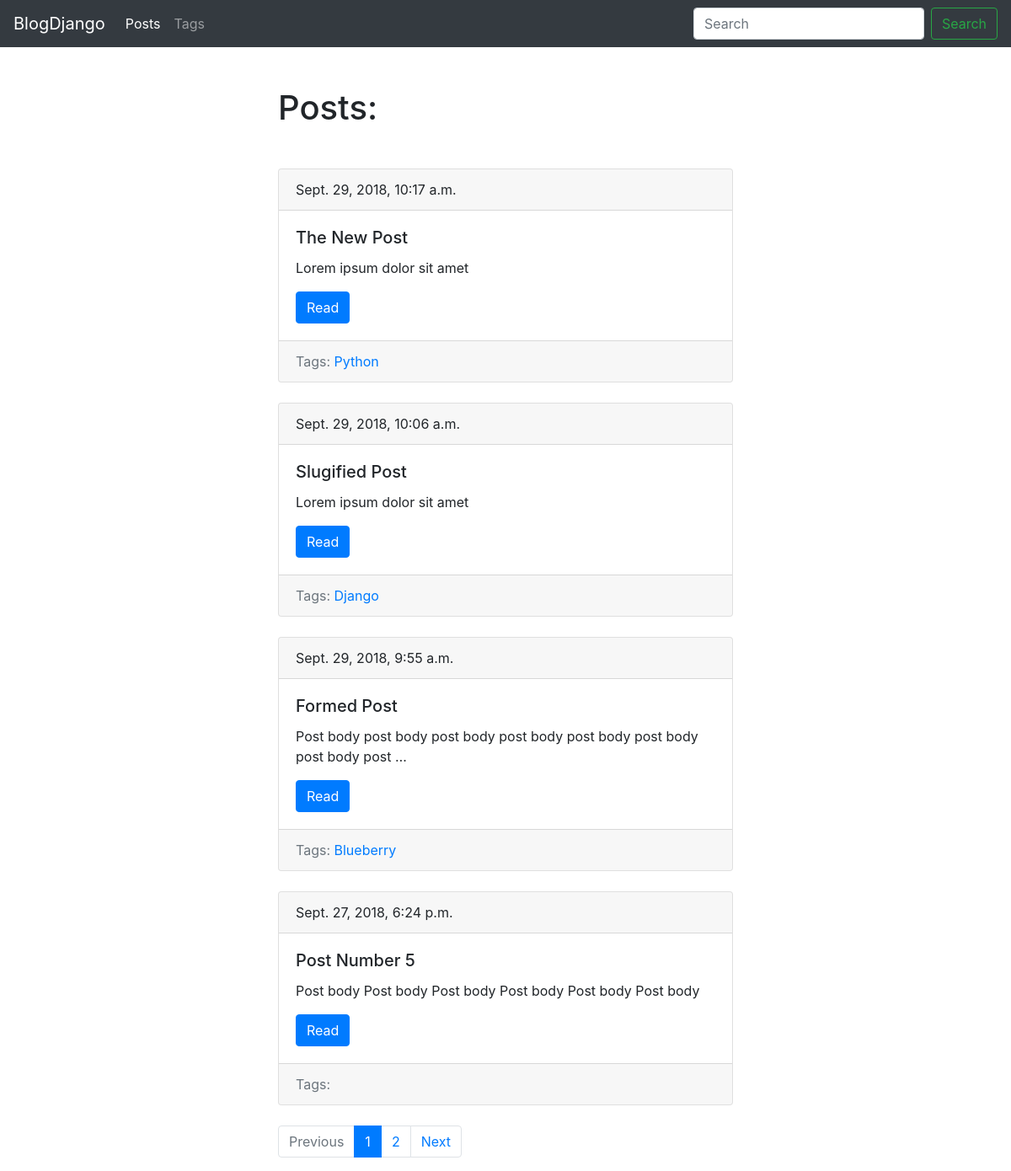
Screenshot of /blog/ with the database file from the repository.
### blog/models.py (models this page shows, shortened)
class Post(models.Model):
    title = models.CharField(max_length=150, db_index=True)
    slug = models.SlugField(max_length=150, blank=True, unique=True)
    body = models.TextField(blank=True, db_index=True)
    tags = models.ManyToManyField('Tag', blank=True, related_name='posts')
    date_pub = models.DateTimeField(auto_now_add=True)
    class Meta:
        ordering = ['-date_pub']
    def get_absolute_url(self):
        return reverse('post_detail_url', kwargs={'slug': self.slug})

class Tag(models.Model):
    title = models.CharField(max_length=50)
    slug = models.SlugField(max_length=50, unique=True)
    class Meta:
        ordering = ['title']
    def get_absolute_url(self):
        return reverse('tag_detail_url', kwargs={'slug': self.slug})

### blog/views.py (the view)
# urls.py: path('', posts_list, name='posts_list_url'),
def posts_list(request):
    search_query = request.GET.get('search', '')
    if not search_query:
        posts = Post.objects.all()
    else:
        posts = Post.objects.filter(
            Q(title__icontains=search_query) |
            Q(body__icontains=search_query)
        )
    paginator = Paginator(posts, 4)
    page_number = request.GET.get('page', 1)
    page = paginator.get_page(page_number)
    is_paginated = page.has_other_pages()
    if page.has_previous():
        prev_url = '?page={}'.format(page.previous_page_number())
    else:
        prev_url = ''
    if page.has_next():
        next_url = '?page={}'.format(page.next_page_number())
    else:
        next_url = ''
    context={
        'page': page,
        'is_paginated': is_paginated,
        'prev_url': prev_url,
        'next_url': next_url
    }
    return render(request, 'blog/index.html', context=context)

### blog/templates/blog/index.html (shortened to what this page needs)
{% extends 'blog/blog-base.html' %}
{% block content %}
    <h1 class="mb-5">Posts:</h1>
    {% for post in page.object_list %}
        {% include 'blog/includes/post_card.html' %}
    {% endfor %}
{% endblock %}

### blog/templates/blog/includes/post_card.html
<div class="card mb-4">
<div class="card-header">
    {{ post.date_pub }}
</div>
<div class="card-body">
    <h5 class="card-title">{{ post.title }}</h5>
    <p class="card-text">{{ post.body|truncatewords:15 }}</p>
    <a href="{{ post.get_absolute_url }}" class="btn btn-primary">Read</a>
</div>
<div class="card-footer text-muted">
    Tags:
    {% for tag in post.tags.all %}
        <a href="{{ tag.get_absolute_url }}">{{ tag.title }}</a>
    {% endfor %}
</div>
</div>

### rows the page displays
Post: date_pub "Sept. 29, 2018, 10:17 a.m.", title "The New Post", body "Lorem ipsum dolor sit amet"
Tag: title "Python"
Post: date_pub "Sept. 29, 2018, 10:06 a.m.", title "Slugified Post", body "Lorem ipsum dolor sit amet"
Tag: title "Django"
Post: date_pub "Sept. 29, 2018, 9:55 a.m.", title "Formed Post", body "Post body post body post body post body post body post body post body post …"
Tag: title "Blueberry"
Post: date_pub "Sept. 27, 2018, 6:24 p.m.", title "Post Number 5", body "Post body Post body Post body Post body Post body Post body"

### other values shown
{{ page_number }} "1"
{{ page_number }} "2"
